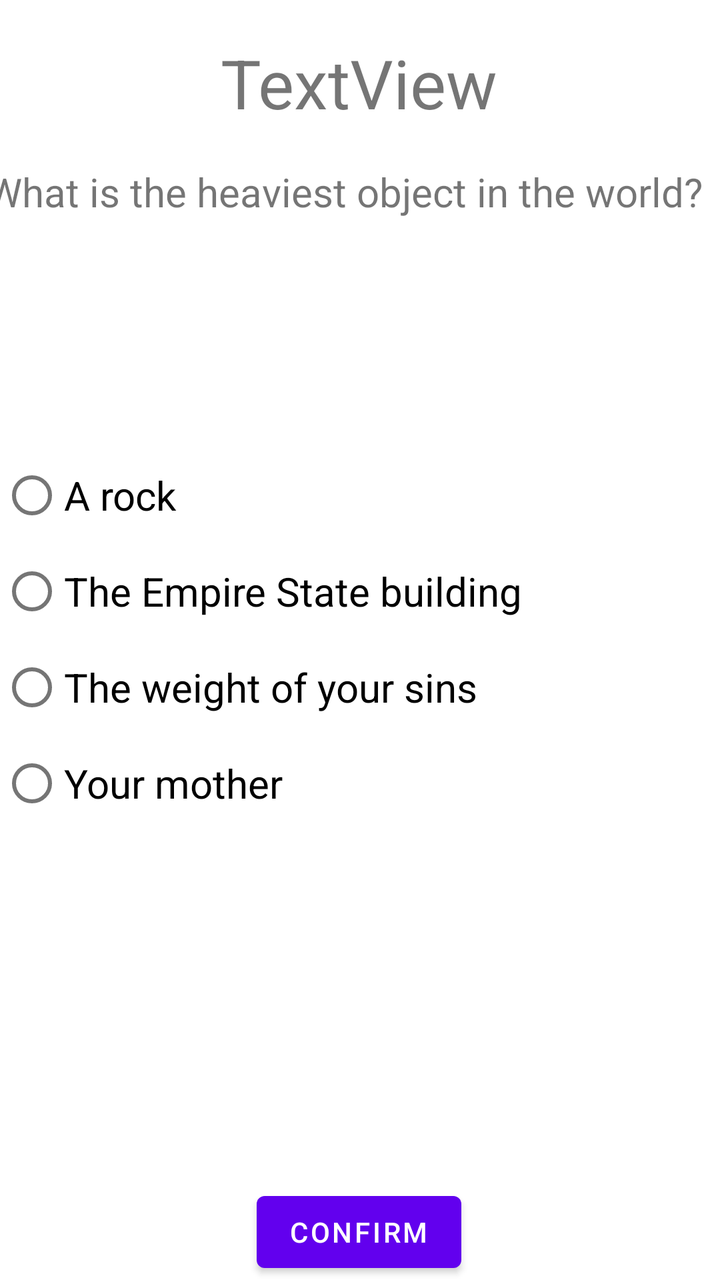
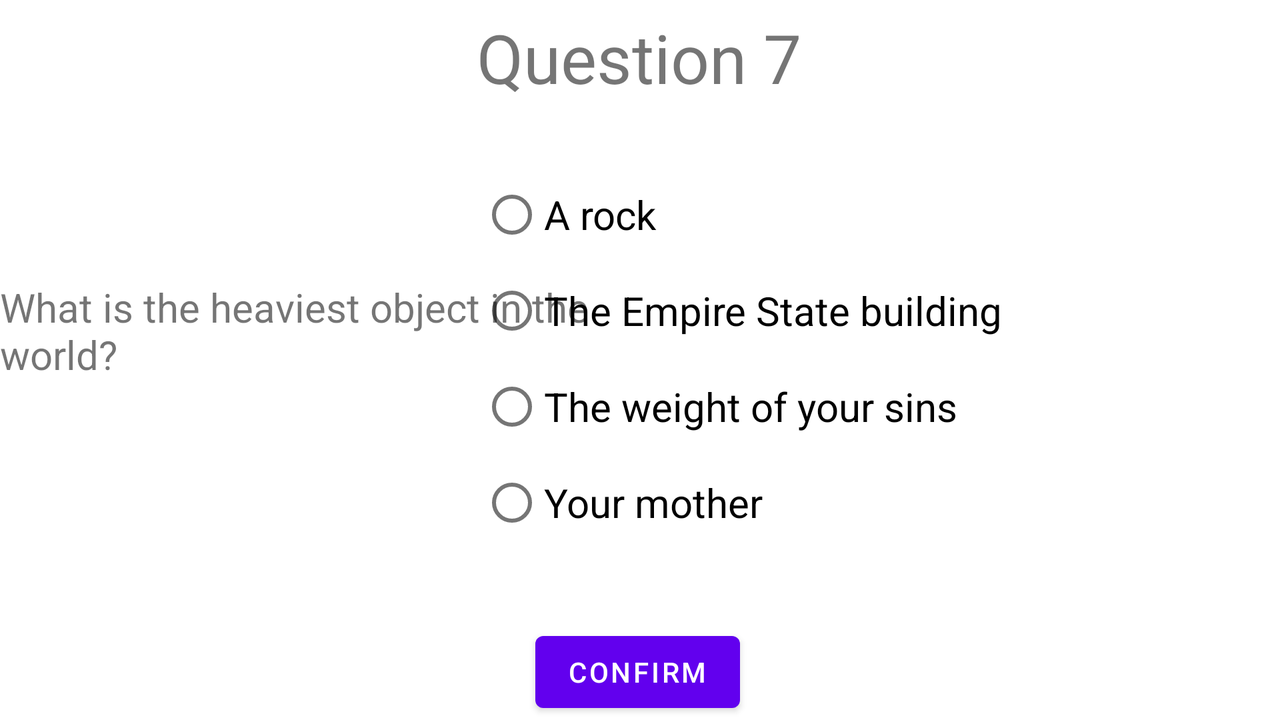

An Android layout and its configuration variant, each rendered on a device that would load it. The default file and the variant file are quoted in full after the pictures.
<!-- AndroidManifest.xml: application theme Theme.BCS421Week5Homework -->
<!-- res/layout/activity_main7.xml -->
<?xml version="1.0" encoding="utf-8"?>
<androidx.constraintlayout.widget.ConstraintLayout xmlns:android="http://schemas.android.com/apk/res/android"
    xmlns:app="http://schemas.android.com/apk/res-auto"
    xmlns:tools="http://schemas.android.com/tools"
    android:layout_width="match_parent"
    android:layout_height="match_parent"
    tools:context=".MainActivity7">

    <Button
        android:id="@+id/q7btn"
        android:layout_width="wrap_content"
        android:layout_height="wrap_content"
        android:text="Confirm"
        app:layout_constraintBottom_toBottomOf="parent"
        app:layout_constraintEnd_toEndOf="parent"
        app:layout_constraintHorizontal_bias="0.498"
        app:layout_constraintStart_toStartOf="parent"
        app:layout_constraintTop_toTopOf="parent"
        app:layout_constraintVertical_bias="1.0" />

    <RadioGroup
        android:id="@+id/radioGroup7"
        android:layout_width="wrap_content"
        android:layout_height="wrap_content"
        app:layout_constraintBottom_toBottomOf="parent"
        app:layout_constraintEnd_toEndOf="parent"
        app:layout_constraintHorizontal_bias="0.0"
        app:layout_constraintStart_toStartOf="parent"
        app:layout_constraintTop_toTopOf="parent"
        app:layout_constraintVertical_bias="0.499">

        <RadioButton
            android:id="@+id/q7b1"
            android:layout_width="wrap_content"
            android:layout_height="wrap_content"
            android:text="A rock"
            android:textSize="20sp" />

        <RadioButton
            android:id="@+id/q7b2"
            android:layout_width="wrap_content"
            android:layout_height="wrap_content"
            android:text="The Empire State building"
            android:textSize="20sp" />

        <RadioButton
            android:id="@+id/q7b3"
            android:layout_width="wrap_content"
            android:layout_height="wrap_content"
            android:text="The weight of your sins"
            android:textSize="20sp" />

        <RadioButton
            android:id="@+id/q7b4"
            android:layout_width="wrap_content"
            android:layout_height="wrap_content"
            android:text="Your mother"
            android:textSize="20sp" />
    </RadioGroup>

    <TextView
        android:id="@+id/question7"
        android:layout_width="375dp"
        android:layout_height="98dp"
        android:text="What is the heaviest object in the world?"
        android:textSize="20sp"
        app:layout_constraintBottom_toTopOf="@+id/radioGroup7"
        app:layout_constraintEnd_toEndOf="parent"
        app:layout_constraintHorizontal_bias="0.488"
        app:layout_constraintStart_toStartOf="parent"
        app:layout_constraintTop_toTopOf="parent"
        app:layout_constraintVertical_bias="0.654" />

    <TextView
        android:id="@+id/earned7"
        android:layout_width="wrap_content"
        android:layout_height="wrap_content"
        android:text="TextView"
        android:textSize="34sp"
        app:layout_constraintBottom_toTopOf="@+id/question7"
        app:layout_constraintEnd_toEndOf="parent"
        app:layout_constraintHorizontal_bias="0.498"
        app:layout_constraintStart_toStartOf="parent"
        app:layout_constraintTop_toTopOf="parent" />

</androidx.constraintlayout.widget.ConstraintLayout>
<!-- resources referenced by this layout -->
<resources>
  <style name="Theme.BCS421Week5Homework" parent="Theme.MaterialComponents.DayNight.DarkActionBar">
          
          <item name="colorPrimary">@color/purple_500</item>
          <item name="colorPrimaryVariant">@color/purple_700</item>
          <item name="colorOnPrimary">@color/white</item>
          
          <item name="colorSecondary">@color/teal_200</item>
          <item name="colorSecondaryVariant">@color/teal_700</item>
          <item name="colorOnSecondary">@color/black</item>
          
          <item name="android:statusBarColor" tools:targetApi="l">?attr/colorPrimaryVariant</item>
          
      </style>
</resources>
<!-- res/layout-land/activity_main7.xml (the repository's variant of the layout above) -->
<!-- drawn on the phone turned sideways -->
<?xml version="1.0" encoding="utf-8"?>
<androidx.constraintlayout.widget.ConstraintLayout xmlns:android="http://schemas.android.com/apk/res/android"
    android:layout_width="match_parent"
    android:layout_height="match_parent"
    xmlns:tools="http://schemas.android.com/tools"
    xmlns:app="http://schemas.android.com/apk/res-auto"
    android:orientation="horizontal"
    tools:context=".MainActivity7">

    <Button
        android:id="@+id/q7btn"
        android:layout_width="wrap_content"
        android:layout_height="wrap_content"
        android:text="Confirm"
        app:layout_constraintBottom_toBottomOf="parent"
        app:layout_constraintEnd_toEndOf="parent"
        app:layout_constraintHorizontal_bias="0.498"
        app:layout_constraintStart_toStartOf="parent"
        app:layout_constraintTop_toTopOf="parent"
        app:layout_constraintVertical_bias="1.0" />

    <RadioGroup
        android:id="@+id/radioGroup7"
        android:layout_width="wrap_content"
        android:layout_height="wrap_content"
        app:layout_constraintBottom_toBottomOf="parent"
        app:layout_constraintEnd_toEndOf="parent"
        app:layout_constraintHorizontal_bias="0.634"
        app:layout_constraintStart_toStartOf="parent"
        app:layout_constraintTop_toTopOf="parent"
        app:layout_constraintVertical_bias="0.497">

        <RadioButton
            android:id="@+id/q7b1"
            android:layout_width="wrap_content"
            android:layout_height="wrap_content"
            android:text="A rock"
            android:textSize="20sp" />

        <RadioButton
            android:id="@+id/q7b2"
            android:layout_width="wrap_content"
            android:layout_height="wrap_content"
            android:text="The Empire State building"
            android:textSize="20sp" />

        <RadioButton
            android:id="@+id/q7b3"
            android:layout_width="wrap_content"
            android:layout_height="wrap_content"
            android:text="The weight of your sins"
            android:textSize="20sp" />

        <RadioButton
            android:id="@+id/q7b4"
            android:layout_width="wrap_content"
            android:layout_height="wrap_content"
            android:text="Your mother"
            android:textSize="20sp" />
    </RadioGroup>

    <TextView
        android:id="@+id/question7"
        android:layout_width="298dp"
        android:layout_height="125dp"
        android:layout_marginTop="140dp"
        android:text="What is the heaviest object in the world?"
        android:textSize="20sp"
        app:layout_constraintEnd_toEndOf="parent"
        app:layout_constraintHorizontal_bias="0.0"
        app:layout_constraintStart_toStartOf="parent"
        app:layout_constraintTop_toTopOf="parent" />

    <TextView
        android:id="@+id/earned7"
        android:layout_width="wrap_content"
        android:layout_height="wrap_content"
        android:text="Question 7"
        android:textSize="34sp"
        app:layout_constraintBottom_toTopOf="@+id/question7"
        app:layout_constraintEnd_toEndOf="parent"
        app:layout_constraintHorizontal_bias="0.499"
        app:layout_constraintStart_toStartOf="parent"
        app:layout_constraintTop_toTopOf="parent"
        app:layout_constraintVertical_bias="0.063" />

</androidx.constraintlayout.widget.ConstraintLayout>
